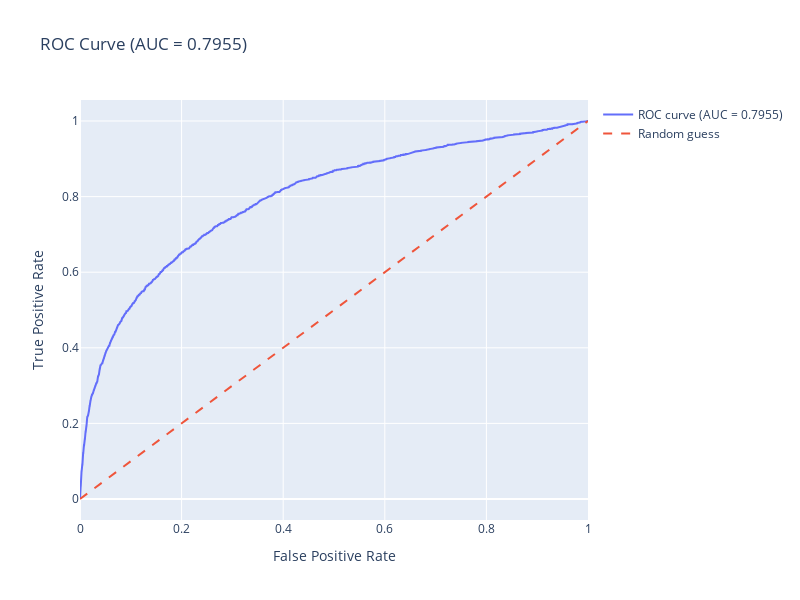

Notebook cell for this chart:
### Markdown cell above
We can see that most of the variables do not have null data, except for the variables 'person_emp_length' and 'loan_int_rate', so we will have to think of some strategy for processing this data.

---

First, let's train a basic logistic regression model as a baseline so we can see the improvement later in the process.

### Code cell
# Initialize the model class
model_bm = LoanApprovalModel(data, target_column="loan_status")

# Benchmark with Logistic Regression
y_test, y_prob = model_bm.benchmark_logistic_regression()
model_bm.plot_roc_auc(y_test, y_prob)

### Figure 1 — Plotly figure (JSON) as saved in the notebook; plotly's stock layout.template omitted (floating-point values rounded to 4 significant figures; data arrays with more than 128 entries replaced by an {"elided": "..."} marker saying what was removed)
{"data": [{"mode": "lines", "name": "ROC curve (AUC = 0.7955)", "type": "scatter", "x": {"elided": "2935 float values"}, "y": {"elided": "2935 float values"}}, {"line": {"dash": "dash"}, "mode": "lines", "name": "Random guess", "type": "scatter", "x": [0, 1], "y": [0, 1]}], "layout": {"height": 600, "showlegend": true, "title": {"text": "ROC Curve (AUC = 0.7955)"}, "width": 800, "xaxis": {"title": {"text": "False Positive Rate"}}, "yaxis": {"title": {"text": "True Positive Rate"}}}}
